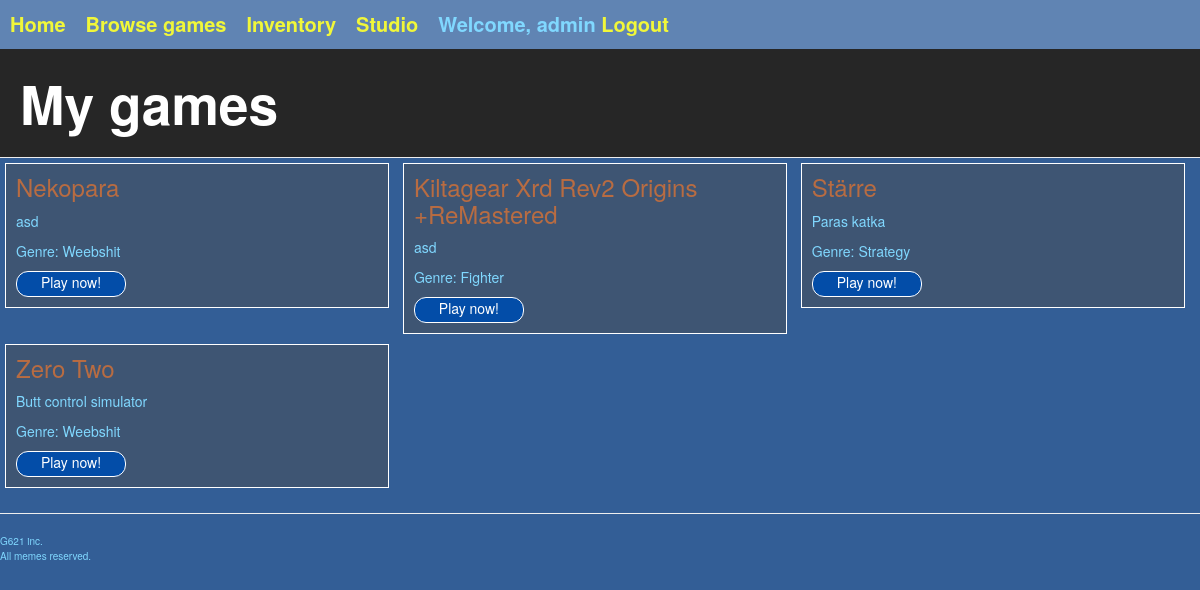
The page /inventory/ (signed in) on the database as committed earlier.
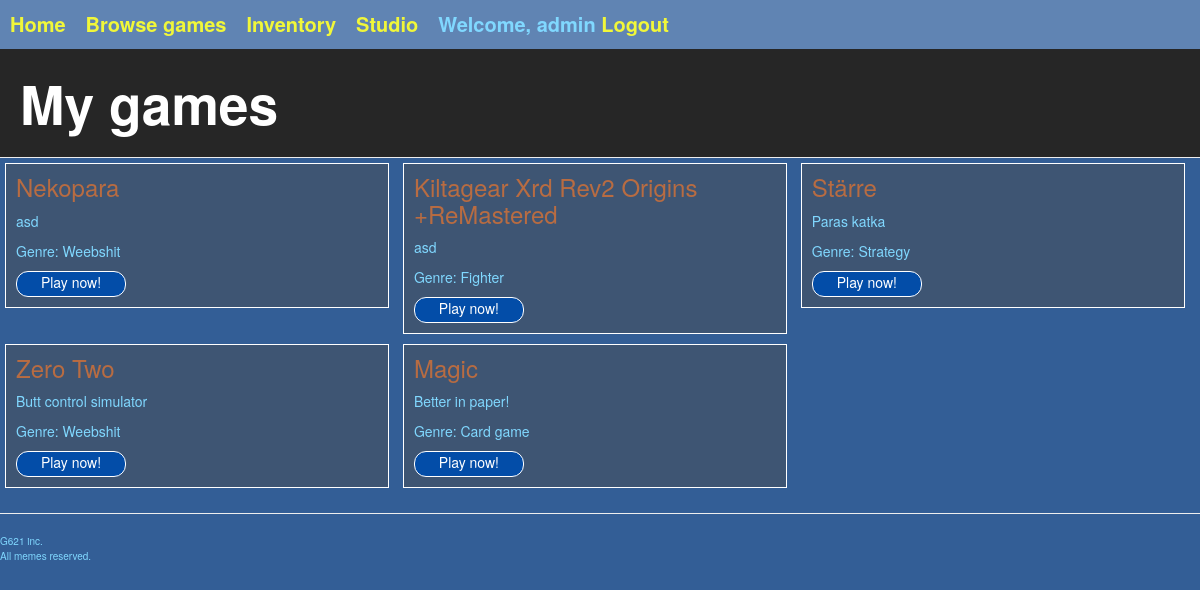
The same page on the database as committed later.
### gameshop/models.py (models this page shows, shortened)
class Game(models.Model):
    id = models.AutoField(auto_created=True, primary_key=True)
    name = models.CharField(max_length=50)
    description = models.TextField(max_length=500)
    genre = models.ForeignKey(Genre, on_delete=models.CASCADE)
    sales = models.IntegerField(default=0)
    price = models.IntegerField(default=0)
    owner = models.ForeignKey(Developer, on_delete=models.CASCADE)
    url = models.CharField(max_length=300, default='http://webcourse.cs.hut.fi/example_game.html')
    bought = models.ManyToManyField(Profile, blank=True, through="Game_state")

class Genre(models.Model):
    name = models.CharField(max_length=20)
    def __str__(self):
        return self.name

### gameshop/views.py (the view)
# urls.py: path('inventory/', inventory),
@login_required(login_url='/login/')
def inventory(request):
    template = loader.get_template("gameshop/inventory/inventory.html")
    context = getUserContext(request.user)
    return HttpResponse(template.render(context))

### gameshop/helpers.py (called while the page is built)
def getUserContext(user):
    if not user or user.is_anonymous:
        return { "profile": None, "developer": None }
    try:
        profile = Profile.objects.get(user=user)
    except Profile.DoesNotExist:
        profile = None
    try:
        developer = Developer.objects.get(profile=profile)
    except Developer.DoesNotExist:
        developer = None
    return { "profile": profile, "developer": developer }

### gameshop/models.py (called while the page is built)
    def gamesBought(self):
        return Game.objects.filter(bought=self).all()

### gameshop/templates/gameshop/inventory/inventory.html
{% extends "gameshop/generic.html" %}
{% block pageHeader %}
  <div class="page-header">
    <h1>
      My games
    </h1>
  </div>
{% endblock %}
{% block content %}
  {% if not profile %}
    <p>Please log in!</p>
  {% else %}
    <div id="inventory">
      {% for game in profile.gamesBought %}
        <div class="store-block">
          <h3>{{ game.name }}</h3>
          <p class="game-description">
            {{ game.description }}
          </p>
          <p>Genre: {{ game.genre }}</p>
          <form action="/gamescreen/{{ game.id }}/">
            <input class="play-now-button" type="submit" value="Play now!" />
          </form>
        </div>
      {% endfor %}
    </div>
  {% endif %}
{% endblock %}

Rows that differ between the two databases and show on the page:
now on this page (row edited): Game: name "Magic", description "Better in paper!", genre "Card game"
